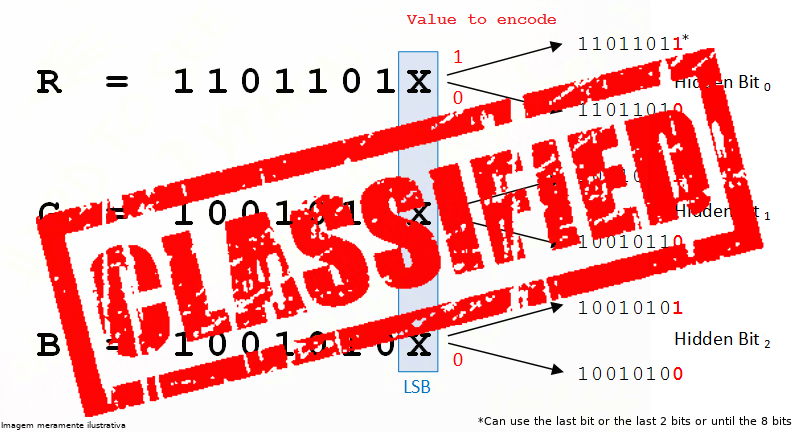
#> input picture stlabs/SHX11/lsb/Steganography_original.png, 800 x 432 px
$ python byte-extract.py
#> lines starting #> are read from the running program, lines starting #| are printed output that depends on the picture
#!/usr/bin/env python2.7
from PIL import Image
import numpy as np

# The array will be of type `np.uint8`. For integer computations that exceed
# this range, use `np.asarray(Image.open(...), dtype=int)`.
stego = np.asarray(Image.open('Steganography_original.png'))
#> stego is the input picture: shape (432, 800, 3); mean R, G, B 246.5, 190.3, 190
extracted = stego & 0b00000001
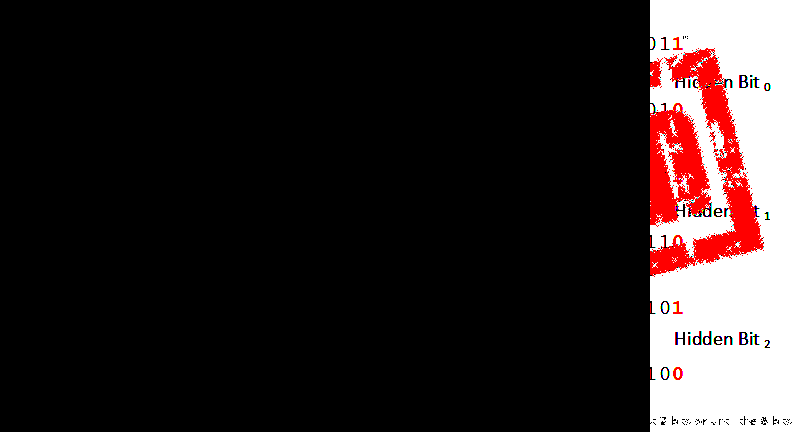
#> extracted: shape (432, 800, 3); mean R, G, B 0.183, 0.149, 0.149; drawn with 1 as white

print (extracted)
#> (printed output is left out)

target = open("output.png", 'w')
#> (the run stopped early here; a loop or call above may not have finished)
